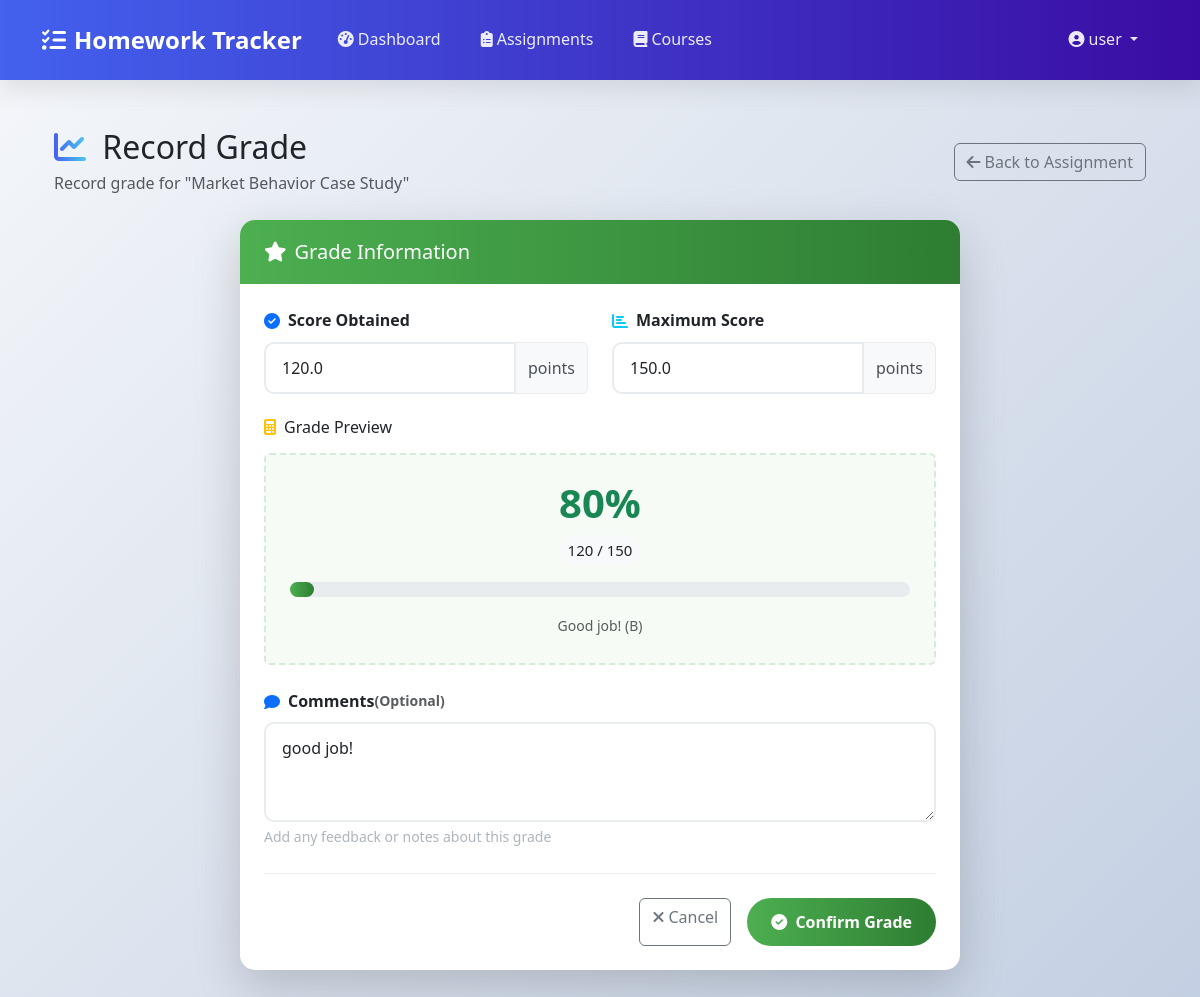
The app's page /grades/record/4/ (signed in) with its own data.
### assignments/models.py (models this page shows, shortened)
class Assignment(models.Model):
    title = models.CharField(max_length=200)
    description = models.TextField(blank=True)  # Optional detailed instructions or notes
    due_date = models.DateTimeField()  # Deadline for completion
    completed = models.BooleanField(default=False)  # Manually toggled by user
    created_at = models.DateTimeField(auto_now_add=True)  # Auto-set on creation
    owner = models.ForeignKey(settings.AUTH_USER_MODEL, on_delete=models.CASCADE)
    course = models.ForeignKey(
        'courses.Course',
        on_delete=models.CASCADE,
        null=True,
        blank=True  # Assignment can exist outside any course ("uncategorized")
    )
    class Meta:
        ordering = ['due_date']  # Default sort: soonest due first

### grades/models.py (models this page shows, shortened)
class Grade(models.Model):
    assignment = models.OneToOneField(
        Assignment,
        on_delete=models.CASCADE,
        related_name='grade'  # Enables assignment.grade access
    )
    score = models.FloatField(help_text="Points awarded for this assignment")
    max_score = models.FloatField(
        default=100.0,
        help_text="Maximum possible points (e.g., 50 for a half-credit quiz)"
    )
    comment = models.TextField(blank=True, null=True)  # Optional feedback from instructor
    graded_at = models.DateTimeField(auto_now=True)  # Automatically updated on every save

### grades/views.py (the view)
# urls.py: path('record/<int:assignment_id>/', views.record_grade, name='record_grade'),
@login_required
def record_grade(request, assignment_id):
    assignment = get_object_or_404(Assignment, id=assignment_id, owner=request.user)
    grade = Grade.objects.filter(assignment=assignment).first()
    if request.method == 'POST':
        form = GradeForm(request.POST, instance=grade)
        if form.is_valid():
            saved_grade = form.save(commit=False)
            saved_grade.assignment = assignment
            saved_grade.save()
            assignment.completed = True
            assignment.save()
            return redirect('assignments:assignment_detail', pk=assignment.id)
    else:
        form = GradeForm(instance=grade)
    return render(request, 'grades/record_grade.html', {
        'form': form,
        'assignment': assignment,
    })

### grades/forms.py
class GradeForm(forms.ModelForm):
    class Meta:
        model = Grade
        fields = ['score', 'max_score', 'comment']
        labels = {
            'comment': 'Reflection',  # ← 关键修改：这里改标签
        }
        widgets = {
            'score': forms.NumberInput(attrs={'class': 'form-control', 'step': '0.1'}),
            'max_score': forms.NumberInput(attrs={'class': 'form-control', 'step': '0.1'}),
            'comment': forms.Textarea(attrs={'class': 'form-control', 'rows': 3}),
        }

### templates/grades/record_grade.html (shortened to what this page needs)
{% extends 'base.html' %}
{% load static %}
{% block extra_css %}
<link rel="stylesheet" href="{% static 'css/record_grade.css' %}">
{% endblock %}
{% block content %}
<div class="container py-4 fade-in">
    <div class="d-flex flex-column flex-md-row justify-content-between align-items-start align-items-md-center mb-4">
        <div class="mb-3 mb-md-0">
            <h2 class="mb-1">
                <i class="fas fa-chart-line me-2 text-gradient"></i>
                {% if grade %}Edit Grade{% else %}Record Grade{% endif %}
            </h2>
            <p class="text-muted mb-0">
                {% if grade %}
                    Update grade for "{{ assignment.title }}"
                {% else %}
                    Record grade for "{{ assignment.title }}"
                {% endif %}
            </p>
        </div>
        <a href="{% url 'assignments:assignment_detail' assignment.pk %}" class="btn btn-outline-secondary">
            <i class="fas fa-arrow-left me-1"></i>Back to Assignment
        </a>
    </div>
    <div class="row justify-content-center">
        <div class="col-lg-8">
            <div class="card shadow-lg">
                <div class="card-header bg-gradient-success text-white">
                    <h5 class="mb-0">
                        <i class="fas fa-star me-2"></i>Grade Information
                    </h5>
                </div>
                <div class="card-body p-4">
                    <form method="post" class="needs-validation" novalidate id="gradeForm">
                        <div class="row mb-4">
                            <div class="col-md-6">
                                <label class="form-label">
                                    <i class="fas fa-check-circle me-2 text-primary"></i>Score Obtained
                                </label>
                                <div class="input-group">
                                    {{ form.score }}
                                    <span class="input-group-text">points</span>
                                </div>
                            </div>
                            <div class="col-md-6">
                                <label  class="form-label">
                                    <i class="fas fa-chart-bar me-2 text-info"></i>Maximum Score
                                </label>
                                <div class="input-group">
                                    {{ form.max_score }}
                                    <span class="input-group-text">points</span>
                                </div>
                            </div>
                        </div>
                        <div class="mb-4 grade-preview">
                            <h6 class="mb-3">
                                <i class="fas fa-calculator me-2 text-warning"></i>Grade Preview
                            </h6>
                            <div class="preview-container text-center p-4 rounded">
                                <div class="display-6 fw-bold text-success mb-2" id="percentagePreview">0%</div>
                                <div class="h5 mb-3">
                                    <span class="badge bg-light text-dark p-2" id="fractionPreview">0 / 0</span>
                                </div>
                                <div class="progress progress-preview mb-3">
                                    <div class="progress-bar bg-gradient-success" id="progressBar" style="width: 0%"></div>
                                </div>
                                <small class="text-muted" id="gradeLabel">Enter scores to see grade</small>
                            </div>
                        </div>
                        <div class="mb-4">
                            <label class="form-label">
                                <i class="fas fa-comment me-2 text-primary"></i>Comments
                                <span class="text-muted small">(Optional)</span>
                            </label>
                            {{ form.comment }}
                            <div class="form-text">
                                Add any feedback or notes about this grade
                            </div>
                        </div>
                        <div class="form-actions">
                            <a href="{% url 'assignments:assignment_detail' assignment.pk %}" class="btn btn-outline-secondary">
                                <i class="fas fa-times me-1"></i>Cancel
                            </a>
                            <button type="submit" class="btn btn-success px-4">
                                <i class="fas fa-check-circle me-1"></i>
                                {% if grade %}Update Grade{% else %}Confirm Grade{% endif %}
                            </button>
                        </div>
                    </form>
                </div>
            </div>
        </div>
    </div>
</div>
{% endblock %}

### templates/base.html (shortened to what this page needs)
{% load static %}
<!DOCTYPE html>
<html lang="en">
<head>
    <link href="{% static 'css/bootstrap.min.css' %}" rel="stylesheet">
    <link rel="stylesheet" href="https://cdnjs.cloudflare.com/ajax/libs/font-awesome/6.4.0/css/all.min.css">
    <link href="{% static 'css/style.css' %}" rel="stylesheet">
    {% block extra_css %}{% endblock %}
</head>
<body class="fade-in">
    <nav class="navbar navbar-expand-lg navbar-dark shadow-medium">
        <div class="container">
            <div class="navbar-brand">
                <i class="fas fa-tasks me-2"></i>Homework Tracker
            </div>
            <div class="collapse navbar-collapse" id="mainNavbar">
                <ul class="navbar-nav me-auto">
                    {% if user.is_authenticated %}
                        <li class="nav-item">
                            <a class="nav-link" href="{% url 'core:dashboard' %}">
                                <i class="fas fa-tachometer-alt me-1"></i>Dashboard
                            </a>
                        </li>
                        <li class="nav-item">
                            <a class="nav-link" href="{% url 'assignments:assignment_list' %}">
                                <i class="fas fa-clipboard-list me-1"></i>Assignments
                            </a>
                        </li>
                        <li class="nav-item">
                            <a class="nav-link" href="{% url 'courses:course_list' %}">
                                <i class="fas fa-book me-1"></i>Courses
                            </a>
                        </li>
                    {% endif %}
                </ul>
                <div class="navbar-nav">
                    {% if user.is_authenticated %}
                        <li class="nav-item dropdown">
                            <a class="nav-link dropdown-toggle" href="#" id="userDropdown" role="button"
                               data-bs-toggle="dropdown" aria-expanded="false">
                                <i class="fas fa-user-circle me-1"></i>{{ user.username }}
                            </a>
                        </li>
                    {% endif %}
                </div>
            </div>
        </div>
    </nav>
    <div class="container mt-4">
        {% block content %}{% endblock %}
    </div>
</body>
</html>

### static/css/style.css (style rules this page uses)
:root { --primary-color: #4361ee; --secondary-color: #3a0ca3; --accent-color: #4cc9f0; --light-color: #f8f9fa; --dark-color: #212529; --success-color: #4caf50; --warning-color: #ff9800; --danger-color: #f44336; --gray-light: #e9ecef; --gray-medium: #adb5bd; --gray-dark: #495057; }
body { background: linear-gradient(135deg, #f5f7fa 0%, #c3cfe2 100%); min-height: 100vh; font-family: 'Segoe UI', Tahoma, Geneva, Verdana, sans-serif; color: var(--dark-color); line-height: 1.6; }
.navbar { background: linear-gradient(to right, var(--primary-color), var(--secondary-color)); box-shadow: 0 4px 12px rgba(0, 0, 0, 0.1); padding: 1rem 0; }
.navbar-brand { font-weight: 700; font-size: 1.5rem; transition: transform 0.3s ease; }
.nav-link { color: rgba(255, 255, 255, 0.9) !important; font-weight: 500; padding: 0.5rem 1rem !important; margin: 0 0.25rem; border-radius: 50px; transition: all 0.3s ease; }
.card { border: none; border-radius: 15px; box-shadow: 0 10px 30px rgba(0, 0, 0, 0.08); transition: all 0.3s ease; overflow: hidden; background: white; margin-bottom: 1.5rem; }
.card-header { background: linear-gradient(to right, var(--primary-color), var(--secondary-color)); color: white; font-weight: 600; border-bottom: none; padding: 1.25rem 1.5rem; font-size: 1.1rem; }
.btn-success { background: linear-gradient(to right, var(--success-color), #2e7d32); border: none; padding: 0.75rem 2rem; border-radius: 50px; font-weight: 600; transition: all 0.3s ease; }
.form-control { border-radius: 12px; border: 2px solid var(--gray-light); padding: 0.75rem 1rem; font-size: 1rem; transition: all 0.3s ease; background-color: white; }
.form-label { font-weight: 600; color: var(--dark-color); margin-bottom: 0.5rem; display: flex; align-items: center; }
.form-label i { margin-right: 0.5rem; color: var(--primary-color); }
.form-text { font-size: 0.875rem; color: var(--gray-medium); }
.fade-in { animation: fadeIn 0.6s ease-out; }
.progress { height: 12px; border-radius: 6px; background-color: var(--gray-light); overflow: hidden; margin: 1rem 0; }
.progress-bar { border-radius: 6px; transition: width 1s ease-in-out; background: linear-gradient(to right, var(--primary-color), var(--accent-color)); }
.badge { padding: 0.5em 1em; border-radius: 50px; font-weight: 500; }
.shadow-medium { box-shadow: 0 8px 25px rgba(0, 0, 0, 0.1); }
.text-gradient { background: linear-gradient(to right, var(--primary-color), var(--accent-color)); -webkit-background-clip: text; -webkit-text-fill-color: transparent; background-clip: text; }
.form-actions { border-top-color: var(--gray-light) !important; }
.progress { overflow: visible !important; position: relative; }
.progress-bar { position: relative; min-width: 2em; color: white; font-weight: 600; text-shadow: 1px 1px 2px rgba(0, 0, 0, 0.3); white-space: nowrap; }
.bg-gradient-success { background: linear-gradient(to right, var(--success-color), #2e7d32); }
.display-6 { font-size: 2.5rem; }

### static/css/record_grade.css (style rules this page uses)
.grade-form .form-control { border-radius: 10px; border: 2px solid var(--gray-light, #e9ecef); padding: 12px 16px; font-size: 1rem; transition: all 0.3s ease; }
.grade-form .input-group-text { background-color: var(--light-color, #f8f9fa); border-color: var(--gray-light, #e9ecef); color: var(--gray-dark, #495057); }
.grade-form textarea { min-height: 100px; resize: vertical; }
.grade-form .grade-preview .preview-container { background-color: rgba(76, 175, 80, 0.05); border: 2px dashed rgba(76, 175, 80, 0.2); }
.grade-form .progress-preview { height: 15px; border-radius: 7.5px; }
.grade-form .progress-preview .progress-bar { border-radius: 7.5px; transition: width 0.5s ease-in-out; }
.grade-form .form-label i.fa-check-circle { color: var(--primary-color, #4361ee); }
.grade-form .form-label i.fa-chart-bar { color: var(--accent-color, #4cc9f0); }
.grade-form .form-label i.fa-comment { color: var(--primary-color, #4361ee); }
.grade-form .form-actions { border-top: 1px solid var(--gray-light, #e9ecef); padding-top: 1.5rem; display: flex; gap: 1rem; justify-content: flex-end; }

### records on screen
Assignment: title "Market Behavior Case Study"
Grade: score "120.0", max_score "150.0", comment "good job!"

### other values on screen
{{ user.username }} "user"
